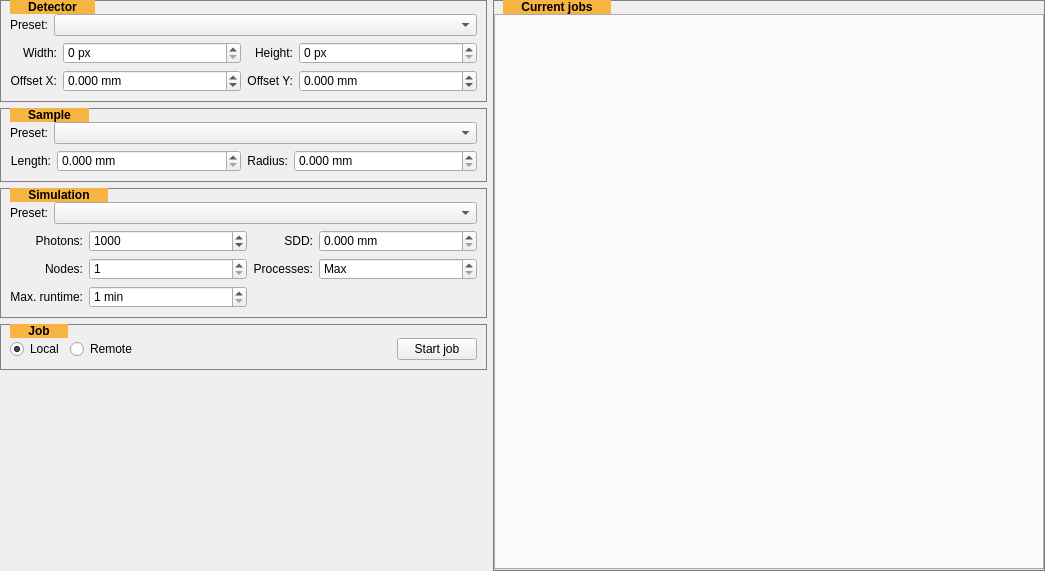
<?xml version="1.0" encoding="UTF-8"?>
<ui version="4.0">
 <class>Form</class>
 <widget class="QWidget" name="Form">
  <property name="geometry">
   <rect>
    <x>0</x>
    <y>0</y>
    <width>1045</width>
    <height>571</height>
   </rect>
  </property>
  <property name="windowTitle">
   <string>Form</string>
  </property>
  <layout class="QGridLayout" name="gridLayout">
   <property name="margin">
    <number>0</number>
   </property>
   <property name="spacing">
    <number>6</number>
   </property>
   <item row="0" column="0">
    <widget class="QGroupBox" name="detectorGroup">
     <property name="sizePolicy">
      <sizepolicy hsizetype="Minimum" vsizetype="Maximum">
       <horstretch>0</horstretch>
       <verstretch>0</verstretch>
      </sizepolicy>
     </property>
     <property name="maximumSize">
      <size>
       <width>500</width>
       <height>16777215</height>
      </size>
     </property>
     <property name="styleSheet">
      <string notr="true">QGroupBox {
    border: 1px solid gray;
    margin-top: 0.5em;
 font-weight:bold
}

QGroupBox::title {
    subcontrol-origin: margin;
    left: 10px;
    padding: 0 3px 0 3px;
 font-weight:bold;
background-color:#f6b442;
   
}</string>
     </property>
     <property name="title">
      <string>    Detector    </string>
     </property>
     <layout class="QGridLayout" name="gridLayout_4">
      <property name="leftMargin">
       <number>9</number>
      </property>
      <property name="topMargin">
       <number>13</number>
      </property>
      <property name="rightMargin">
       <number>9</number>
      </property>
      <property name="bottomMargin">
       <number>9</number>
      </property>
      <property name="spacing">
       <number>6</number>
      </property>
      <item row="1" column="0">
       <widget class="QLabel" name="label">
        <property name="sizePolicy">
         <sizepolicy hsizetype="Minimum" vsizetype="Preferred">
          <horstretch>0</horstretch>
          <verstretch>0</verstretch>
         </sizepolicy>
        </property>
        <property name="text">
         <string>Preset:</string>
        </property>
       </widget>
      </item>
      <item row="1" column="1">
       <widget class="QComboBox" name="detectorPresetSelect">
        <property name="sizePolicy">
         <sizepolicy hsizetype="MinimumExpanding" vsizetype="Fixed">
          <horstretch>0</horstretch>
          <verstretch>0</verstretch>
         </sizepolicy>
        </property>
       </widget>
      </item>
      <item row="2" column="0" colspan="2">
       <layout class="QGridLayout" name="gridLayout_2">
        <item row="0" column="0">
         <widget class="QLabel" name="label_2">
          <property name="sizePolicy">
           <sizepolicy hsizetype="Minimum" vsizetype="Preferred">
            <horstretch>0</horstretch>
            <verstretch>0</verstretch>
           </sizepolicy>
          </property>
          <property name="text">
           <string>Width:</string>
          </property>
          <property name="alignment">
           <set>Qt::AlignRight|Qt::AlignTrailing|Qt::AlignVCenter</set>
          </property>
         </widget>
        </item>
        <item row="0" column="1">
         <widget class="QSpinBox" name="detectorWidthInput">
          <property name="sizePolicy">
           <sizepolicy hsizetype="MinimumExpanding" vsizetype="Fixed">
            <horstretch>0</horstretch>
            <verstretch>0</verstretch>
           </sizepolicy>
          </property>
          <property name="suffix">
           <string> px</string>
          </property>
          <property name="maximum">
           <number>999999999</number>
          </property>
         </widget>
        </item>
        <item row="0" column="2">
         <widget class="QLabel" name="label_3">
          <property name="sizePolicy">
           <sizepolicy hsizetype="Minimum" vsizetype="Preferred">
            <horstretch>0</horstretch>
            <verstretch>0</verstretch>
           </sizepolicy>
          </property>
          <property name="text">
           <string>Height:</string>
          </property>
          <property name="alignment">
           <set>Qt::AlignRight|Qt::AlignTrailing|Qt::AlignVCenter</set>
          </property>
         </widget>
        </item>
        <item row="0" column="3">
         <widget class="QSpinBox" name="detectorHeightInput">
          <property name="sizePolicy">
           <sizepolicy hsizetype="MinimumExpanding" vsizetype="Fixed">
            <horstretch>0</horstretch>
            <verstretch>0</verstretch>
           </sizepolicy>
          </property>
          <property name="suffix">
           <string> px</string>
          </property>
          <property name="maximum">
           <number>999999999</number>
          </property>
         </widget>
        </item>
        <item row="1" column="0">
         <widget class="QLabel" name="label_4">
          <property name="sizePolicy">
           <sizepolicy hsizetype="Minimum" vsizetype="Preferred">
            <horstretch>0</horstretch>
            <verstretch>0</verstretch>
           </sizepolicy>
          </property>
          <property name="text">
           <string>Offset X:</string>
          </property>
          <property name="alignment">
           <set>Qt::AlignRight|Qt::AlignTrailing|Qt::AlignVCenter</set>
          </property>
         </widget>
        </item>
        <item row="1" column="2">
         <widget class="QLabel" name="label_5">
          <property name="sizePolicy">
           <sizepolicy hsizetype="Minimum" vsizetype="Preferred">
            <horstretch>0</horstretch>
            <verstretch>0</verstretch>
           </sizepolicy>
          </property>
          <property name="text">
           <string>Offset Y:</string>
          </property>
          <property name="alignment">
           <set>Qt::AlignRight|Qt::AlignTrailing|Qt::AlignVCenter</set>
          </property>
         </widget>
        </item>
        <item row="1" column="1">
         <widget class="QDoubleSpinBox" name="detectorOffsetXInput">
          <property name="sizePolicy">
           <sizepolicy hsizetype="MinimumExpanding" vsizetype="Fixed">
            <horstretch>0</horstretch>
            <verstretch>0</verstretch>
           </sizepolicy>
          </property>
          <property name="suffix">
           <string> mm</string>
          </property>
          <property name="decimals">
           <number>3</number>
          </property>
          <property name="minimum">
           <double>-999999999.000000000000000</double>
          </property>
          <property name="maximum">
           <double>999999999.000000000000000</double>
          </property>
         </widget>
        </item>
        <item row="1" column="3">
         <widget class="QDoubleSpinBox" name="detectorOffsetYInput">
          <property name="sizePolicy">
           <sizepolicy hsizetype="MinimumExpanding" vsizetype="Fixed">
            <horstretch>0</horstretch>
            <verstretch>0</verstretch>
           </sizepolicy>
          </property>
          <property name="suffix">
           <string> mm</string>
          </property>
          <property name="decimals">
           <number>3</number>
          </property>
          <property name="minimum">
           <double>-999999999.000000000000000</double>
          </property>
          <property name="maximum">
           <double>999999999.000000000000000</double>
          </property>
         </widget>
        </item>
       </layout>
      </item>
     </layout>
    </widget>
   </item>
   <item row="2" column="0" rowspan="3">
    <widget class="QGroupBox" name="simulationGroup">
     <property name="sizePolicy">
      <sizepolicy hsizetype="Minimum" vsizetype="Maximum">
       <horstretch>0</horstretch>
       <verstretch>0</verstretch>
      </sizepolicy>
     </property>
     <property name="maximumSize">
      <size>
       <width>500</width>
       <height>16777215</height>
      </size>
     </property>
     <property name="styleSheet">
      <string notr="true">QGroupBox {
    border: 1px solid gray;
    margin-top: 0.5em;
 font-weight:bold
}

QGroupBox::title {
    subcontrol-origin: margin;
    left: 10px;
    padding: 0 3px 0 3px;
 font-weight:bold;
background-color:#f6b442;
   
}</string>
     </property>
     <property name="title">
      <string>    Simulation    </string>
     </property>
     <layout class="QGridLayout" name="gridLayout_6">
      <property name="leftMargin">
       <number>9</number>
      </property>
      <property name="topMargin">
       <number>13</number>
      </property>
      <property name="rightMargin">
       <number>9</number>
      </property>
      <property name="bottomMargin">
       <number>9</number>
      </property>
      <property name="spacing">
       <number>6</number>
      </property>
      <item row="0" column="0">
       <widget class="QLabel" name="label_9">
        <property name="sizePolicy">
         <sizepolicy hsizetype="Minimum" vsizetype="Preferred">
          <horstretch>0</horstretch>
          <verstretch>0</verstretch>
         </sizepolicy>
        </property>
        <property name="text">
         <string>Preset:</string>
        </property>
       </widget>
      </item>
      <item row="0" column="1">
       <widget class="QComboBox" name="simulationPresetSelect">
        <property name="sizePolicy">
         <sizepolicy hsizetype="MinimumExpanding" vsizetype="Fixed">
          <horstretch>0</horstretch>
          <verstretch>0</verstretch>
         </sizepolicy>
        </property>
       </widget>
      </item>
      <item row="1" column="0" colspan="2">
       <layout class="QGridLayout" name="gridLayout_7">
        <item row="1" column="2">
         <widget class="QLabel" name="label_13">
          <property name="sizePolicy">
           <sizepolicy hsizetype="Minimum" vsizetype="Preferred">
            <horstretch>0</horstretch>
            <verstretch>0</verstretch>
           </sizepolicy>
          </property>
          <property name="text">
           <string>Processes:</string>
          </property>
          <property name="alignment">
           <set>Qt::AlignRight|Qt::AlignTrailing|Qt::AlignVCenter</set>
          </property>
         </widget>
        </item>
        <item row="1" column="1">
         <widget class="QSpinBox" name="simulationNodesInput">
          <property name="sizePolicy">
           <sizepolicy hsizetype="MinimumExpanding" vsizetype="Fixed">
            <horstretch>0</horstretch>
            <verstretch>0</verstretch>
           </sizepolicy>
          </property>
          <property name="suffix">
           <string/>
          </property>
          <property name="minimum">
           <number>1</number>
          </property>
         </widget>
        </item>
        <item row="1" column="0">
         <widget class="QLabel" name="label_14">
          <property name="sizePolicy">
           <sizepolicy hsizetype="Minimum" vsizetype="Preferred">
            <horstretch>0</horstretch>
            <verstretch>0</verstretch>
           </sizepolicy>
          </property>
          <property name="text">
           <string>Nodes:</string>
          </property>
          <property name="alignment">
           <set>Qt::AlignRight|Qt::AlignTrailing|Qt::AlignVCenter</set>
          </property>
         </widget>
        </item>
        <item row="0" column="0">
         <widget class="QLabel" name="label_12">
          <property name="sizePolicy">
           <sizepolicy hsizetype="Minimum" vsizetype="Preferred">
            <horstretch>0</horstretch>
            <verstretch>0</verstretch>
           </sizepolicy>
          </property>
          <property name="text">
           <string>Photons:</string>
          </property>
          <property name="alignment">
           <set>Qt::AlignRight|Qt::AlignTrailing|Qt::AlignVCenter</set>
          </property>
         </widget>
        </item>
        <item row="0" column="1">
         <widget class="QSpinBox" name="simulationPhotonsInput">
          <property name="sizePolicy">
           <sizepolicy hsizetype="MinimumExpanding" vsizetype="Fixed">
            <horstretch>0</horstretch>
            <verstretch>0</verstretch>
           </sizepolicy>
          </property>
          <property name="suffix">
           <string/>
          </property>
          <property name="maximum">
           <number>999999999</number>
          </property>
          <property name="value">
           <number>1000</number>
          </property>
         </widget>
        </item>
        <item row="1" column="3">
         <widget class="QSpinBox" name="simulationProcessesInput">
          <property name="sizePolicy">
           <sizepolicy hsizetype="MinimumExpanding" vsizetype="Fixed">
            <horstretch>0</horstretch>
            <verstretch>0</verstretch>
           </sizepolicy>
          </property>
          <property name="specialValueText">
           <string>Max</string>
          </property>
          <property name="suffix">
           <string/>
          </property>
          <property name="maximum">
           <number>999999999</number>
          </property>
          <property name="value">
           <number>0</number>
          </property>
         </widget>
        </item>
        <item row="2" column="0">
         <widget class="QLabel" name="label_15">
          <property name="sizePolicy">
           <sizepolicy hsizetype="Minimum" vsizetype="Preferred">
            <horstretch>0</horstretch>
            <verstretch>0</verstretch>
           </sizepolicy>
          </property>
          <property name="text">
           <string>Max. runtime:</string>
          </property>
          <property name="alignment">
           <set>Qt::AlignRight|Qt::AlignTrailing|Qt::AlignVCenter</set>
          </property>
         </widget>
        </item>
        <item row="0" column="2">
         <widget class="QLabel" name="label_11">
          <property name="sizePolicy">
           <sizepolicy hsizetype="Minimum" vsizetype="Preferred">
            <horstretch>0</horstretch>
            <verstretch>0</verstretch>
           </sizepolicy>
          </property>
          <property name="text">
           <string>SDD:</string>
          </property>
          <property name="alignment">
           <set>Qt::AlignRight|Qt::AlignTrailing|Qt::AlignVCenter</set>
          </property>
         </widget>
        </item>
        <item row="0" column="3">
         <widget class="QDoubleSpinBox" name="sampleSddhInput">
          <property name="sizePolicy">
           <sizepolicy hsizetype="MinimumExpanding" vsizetype="Fixed">
            <horstretch>0</horstretch>
            <verstretch>0</verstretch>
           </sizepolicy>
          </property>
          <property name="suffix">
           <string> mm</string>
          </property>
          <property name="decimals">
           <number>3</number>
          </property>
          <property name="maximum">
           <double>999999999.000000000000000</double>
          </property>
         </widget>
        </item>
        <item row="2" column="1">
         <widget class="QSpinBox" name="simulationRunningTimeInput">
          <property name="sizePolicy">
           <sizepolicy hsizetype="MinimumExpanding" vsizetype="Fixed">
            <horstretch>0</horstretch>
            <verstretch>0</verstretch>
           </sizepolicy>
          </property>
          <property name="suffix">
           <string> min</string>
          </property>
          <property name="minimum">
           <number>1</number>
          </property>
          <property name="maximum">
           <number>999999999</number>
          </property>
         </widget>
        </item>
       </layout>
      </item>
     </layout>
    </widget>
   </item>
   <item row="5" column="0">
    <widget class="QGroupBox" name="jobGroup">
     <property name="sizePolicy">
      <sizepolicy hsizetype="Minimum" vsizetype="Maximum">
       <horstretch>0</horstretch>
       <verstretch>0</verstretch>
      </sizepolicy>
     </property>
     <property name="maximumSize">
      <size>
       <width>500</width>
       <height>16777215</height>
      </size>
     </property>
     <property name="styleSheet">
      <string notr="true">QGroupBox {
    border: 1px solid gray;
    margin-top: 0.5em;
 font-weight:bold
}

QGroupBox::title {
    subcontrol-origin: margin;
    left: 10px;
    padding: 0 3px 0 3px;
 font-weight:bold;
background-color:#f6b442;
   
}</string>
     </property>
     <property name="title">
      <string>    Job    </string>
     </property>
     <layout class="QGridLayout" name="gridLayout_9">
      <property name="leftMargin">
       <number>9</number>
      </property>
      <property name="topMargin">
       <number>13</number>
      </property>
      <property name="rightMargin">
       <number>9</number>
      </property>
      <property name="bottomMargin">
       <number>9</number>
      </property>
      <property name="spacing">
       <number>6</number>
      </property>
      <item row="0" column="4">
       <widget class="QPushButton" name="pushButton">
        <property name="text">
         <string>Start job</string>
        </property>
       </widget>
      </item>
      <item row="0" column="1">
       <widget class="QRadioButton" name="jobMaxRadio">
        <property name="text">
         <string>Remote</string>
        </property>
       </widget>
      </item>
      <item row="0" column="2">
       <spacer name="horizontalSpacer_2">
        <property name="orientation">
         <enum>Qt::Horizontal</enum>
        </property>
        <property name="sizeHint" stdset="0">
         <size>
          <width>40</width>
          <height>20</height>
         </size>
        </property>
       </spacer>
      </item>
      <item row="0" column="0">
       <widget class="QRadioButton" name="jobLocalRadio">
        <property name="text">
         <string>Local</string>
        </property>
        <property name="checked">
         <bool>true</bool>
        </property>
       </widget>
      </item>
     </layout>
    </widget>
   </item>
   <item row="0" column="1" rowspan="7">
    <widget class="QGroupBox" name="currentJobGroup">
     <property name="sizePolicy">
      <sizepolicy hsizetype="Expanding" vsizetype="Expanding">
       <horstretch>0</horstretch>
       <verstretch>0</verstretch>
      </sizepolicy>
     </property>
     <property name="minimumSize">
      <size>
       <width>550</width>
       <height>500</height>
      </size>
     </property>
     <property name="sizeIncrement">
      <size>
       <width>0</width>
       <height>0</height>
      </size>
     </property>
     <property name="styleSheet">
      <string notr="true">QGroupBox {
    border: 1px solid gray;
    margin-top: 0.5em;
 font-weight:bold
}

QGroupBox::title {
    subcontrol-origin: margin;
    left: 10px;
    padding: 0 3px 0 3px;
 font-weight:bold;
background-color:#f6b442;
   
}</string>
     </property>
     <property name="title">
      <string>    Current jobs    </string>
     </property>
     <layout class="QGridLayout" name="gridLayout_8" rowstretch="0">
      <property name="sizeConstraint">
       <enum>QLayout::SetMaximumSize</enum>
      </property>
      <property name="leftMargin">
       <number>0</number>
      </property>
      <property name="topMargin">
       <number>13</number>
      </property>
      <property name="rightMargin">
       <number>0</number>
      </property>
      <property name="bottomMargin">
       <number>0</number>
      </property>
      <property name="spacing">
       <number>6</number>
      </property>
      <item row="0" column="0">
       <widget class="QTabWidget" name="jobTabs">
        <property name="minimumSize">
         <size>
          <width>550</width>
          <height>0</height>
         </size>
        </property>
        <property name="currentIndex">
         <number>-1</number>
        </property>
        <property name="iconSize">
         <size>
          <width>16</width>
          <height>16</height>
         </size>
        </property>
        <property name="elideMode">
         <enum>Qt::ElideNone</enum>
        </property>
       </widget>
      </item>
     </layout>
    </widget>
   </item>
   <item row="6" column="0">
    <spacer name="verticalSpacer">
     <property name="orientation">
      <enum>Qt::Vertical</enum>
     </property>
     <property name="sizeHint" stdset="0">
      <size>
       <width>0</width>
       <height>0</height>
      </size>
     </property>
    </spacer>
   </item>
   <item row="1" column="0">
    <widget class="QGroupBox" name="sampleGroup">
     <property name="sizePolicy">
      <sizepolicy hsizetype="Minimum" vsizetype="Maximum">
       <horstretch>0</horstretch>
       <verstretch>0</verstretch>
      </sizepolicy>
     </property>
     <property name="maximumSize">
      <size>
       <width>500</width>
       <height>16777215</height>
      </size>
     </property>
     <property name="styleSheet">
      <string notr="true">QGroupBox {
    border: 1px solid gray;
    margin-top: 0.5em;
 font-weight:bold
}

QGroupBox::title {
    subcontrol-origin: margin;
    left: 10px;
    padding: 0 3px 0 3px;
 font-weight:bold;
background-color:#f6b442;
   
}</string>
     </property>
     <property name="title">
      <string>    Sample    </string>
     </property>
     <layout class="QGridLayout" name="gridLayout_5">
      <property name="leftMargin">
       <number>9</number>
      </property>
      <property name="topMargin">
       <number>13</number>
      </property>
      <property name="rightMargin">
       <number>9</number>
      </property>
      <property name="bottomMargin">
       <number>9</number>
      </property>
      <property name="spacing">
       <number>6</number>
      </property>
      <item row="2" column="0" colspan="2">
       <layout class="QGridLayout" name="gridLayout_3">
        <item row="0" column="3">
         <widget class="QDoubleSpinBox" name="sampleRadiusInput">
          <property name="sizePolicy">
           <sizepolicy hsizetype="MinimumExpanding" vsizetype="Fixed">
            <horstretch>0</horstretch>
            <verstretch>0</verstretch>
           </sizepolicy>
          </property>
          <property name="suffix">
           <string> mm</string>
          </property>
          <property name="decimals">
           <number>3</number>
          </property>
          <property name="maximum">
           <double>999999999.000000000000000</double>
          </property>
         </widget>
        </item>
        <item row="0" column="0">
         <widget class="QLabel" name="label_7">
          <property name="sizePolicy">
           <sizepolicy hsizetype="Minimum" vsizetype="Preferred">
            <horstretch>0</horstretch>
            <verstretch>0</verstretch>
           </sizepolicy>
          </property>
          <property name="text">
           <string>Length:</string>
          </property>
          <property name="alignment">
           <set>Qt::AlignRight|Qt::AlignTrailing|Qt::AlignVCenter</set>
          </property>
         </widget>
        </item>
        <item row="0" column="2">
         <widget class="QLabel" name="label_8">
          <property name="sizePolicy">
           <sizepolicy hsizetype="Minimum" vsizetype="Preferred">
            <horstretch>0</horstretch>
            <verstretch>0</verstretch>
           </sizepolicy>
          </property>
          <property name="text">
           <string>Radius:</string>
          </property>
          <property name="alignment">
           <set>Qt::AlignRight|Qt::AlignTrailing|Qt::AlignVCenter</set>
          </property>
         </widget>
        </item>
        <item row="0" column="1">
         <widget class="QDoubleSpinBox" name="sampleLengthInput">
          <property name="sizePolicy">
           <sizepolicy hsizetype="MinimumExpanding" vsizetype="Fixed">
            <horstretch>0</horstretch>
            <verstretch>0</verstretch>
           </sizepolicy>
          </property>
          <property name="suffix">
           <string> mm</string>
          </property>
          <property name="decimals">
           <number>3</number>
          </property>
          <property name="maximum">
           <double>999999999.000000000000000</double>
          </property>
         </widget>
        </item>
       </layout>
      </item>
      <item row="1" column="0">
       <widget class="QLabel" name="label_6">
        <property name="sizePolicy">
         <sizepolicy hsizetype="Minimum" vsizetype="Preferred">
          <horstretch>0</horstretch>
          <verstretch>0</verstretch>
         </sizepolicy>
        </property>
        <property name="text">
         <string>Preset:</string>
        </property>
       </widget>
      </item>
      <item row="1" column="1">
       <widget class="QComboBox" name="samplePresetSelect">
        <property name="sizePolicy">
         <sizepolicy hsizetype="MinimumExpanding" vsizetype="Fixed">
          <horstretch>0</horstretch>
          <verstretch>0</verstretch>
         </sizepolicy>
        </property>
       </widget>
      </item>
     </layout>
    </widget>
   </item>
  </layout>
 </widget>
 <tabstops>
  <tabstop>detectorPresetSelect</tabstop>
  <tabstop>detectorWidthInput</tabstop>
  <tabstop>detectorHeightInput</tabstop>
  <tabstop>detectorOffsetXInput</tabstop>
  <tabstop>detectorOffsetYInput</tabstop>
  <tabstop>samplePresetSelect</tabstop>
  <tabstop>sampleLengthInput</tabstop>
  <tabstop>sampleRadiusInput</tabstop>
  <tabstop>simulationPresetSelect</tabstop>
  <tabstop>simulationPhotonsInput</tabstop>
  <tabstop>sampleSddhInput</tabstop>
  <tabstop>simulationNodesInput</tabstop>
  <tabstop>simulationProcessesInput</tabstop>
  <tabstop>simulationRunningTimeInput</tabstop>
  <tabstop>jobLocalRadio</tabstop>
  <tabstop>jobMaxRadio</tabstop>
  <tabstop>pushButton</tabstop>
  <tabstop>jobTabs</tabstop>
 </tabstops>
 <resources/>
 <connections>
  <connection>
   <sender>pushButton</sender>
   <signal>clicked()</signal>
   <receiver>Form</receiver>
   <slot>startJob()</slot>
   <hints>
    <hint type="sourcelabel">
     <x>472</x>
     <y>444</y>
    </hint>
    <hint type="destinationlabel">
     <x>432</x>
     <y>570</y>
    </hint>
   </hints>
  </connection>
  <connection>
   <sender>detectorPresetSelect</sender>
   <signal>activated(int)</signal>
   <receiver>Form</receiver>
   <slot>setDetectorPreset(int)</slot>
   <hints>
    <hint type="sourcelabel">
     <x>110</x>
     <y>37</y>
    </hint>
    <hint type="destinationlabel">
     <x>-98</x>
     <y>40</y>
    </hint>
   </hints>
  </connection>
  <connection>
   <sender>samplePresetSelect</sender>
   <signal>currentIndexChanged(int)</signal>
   <receiver>Form</receiver>
   <slot>setSamplePreset(int)</slot>
   <hints>
    <hint type="sourcelabel">
     <x>177</x>
     <y>177</y>
    </hint>
    <hint type="destinationlabel">
     <x>-77</x>
     <y>180</y>
    </hint>
   </hints>
  </connection>
  <connection>
   <sender>simulationPresetSelect</sender>
   <signal>currentIndexChanged(int)</signal>
   <receiver>Form</receiver>
   <slot>setSimulationPreset(int)</slot>
   <hints>
    <hint type="sourcelabel">
     <x>84</x>
     <y>271</y>
    </hint>
    <hint type="destinationlabel">
     <x>-60</x>
     <y>277</y>
    </hint>
   </hints>
  </connection>
  <connection>
   <sender>jobLocalRadio</sender>
   <signal>clicked(bool)</signal>
   <receiver>Form</receiver>
   <slot>setLocalJob(bool)</slot>
   <hints>
    <hint type="sourcelabel">
     <x>55</x>
     <y>445</y>
    </hint>
    <hint type="destinationlabel">
     <x>-32</x>
     <y>442</y>
    </hint>
   </hints>
  </connection>
  <connection>
   <sender>jobMaxRadio</sender>
   <signal>clicked(bool)</signal>
   <receiver>Form</receiver>
   <slot>setRemoteJob(bool)</slot>
   <hints>
    <hint type="sourcelabel">
     <x>118</x>
     <y>437</y>
    </hint>
    <hint type="destinationlabel">
     <x>-42</x>
     <y>472</y>
    </hint>
   </hints>
  </connection>
 </connections>
 <slots>
  <slot>startJob()</slot>
  <slot>cancelJob()</slot>
  <slot>setDetectorPreset(int)</slot>
  <slot>setSamplePreset(int)</slot>
  <slot>setSimulationPreset(int)</slot>
  <slot>setLocalJob(bool)</slot>
  <slot>setRemoteJob(bool)</slot>
 </slots>
</ui>
